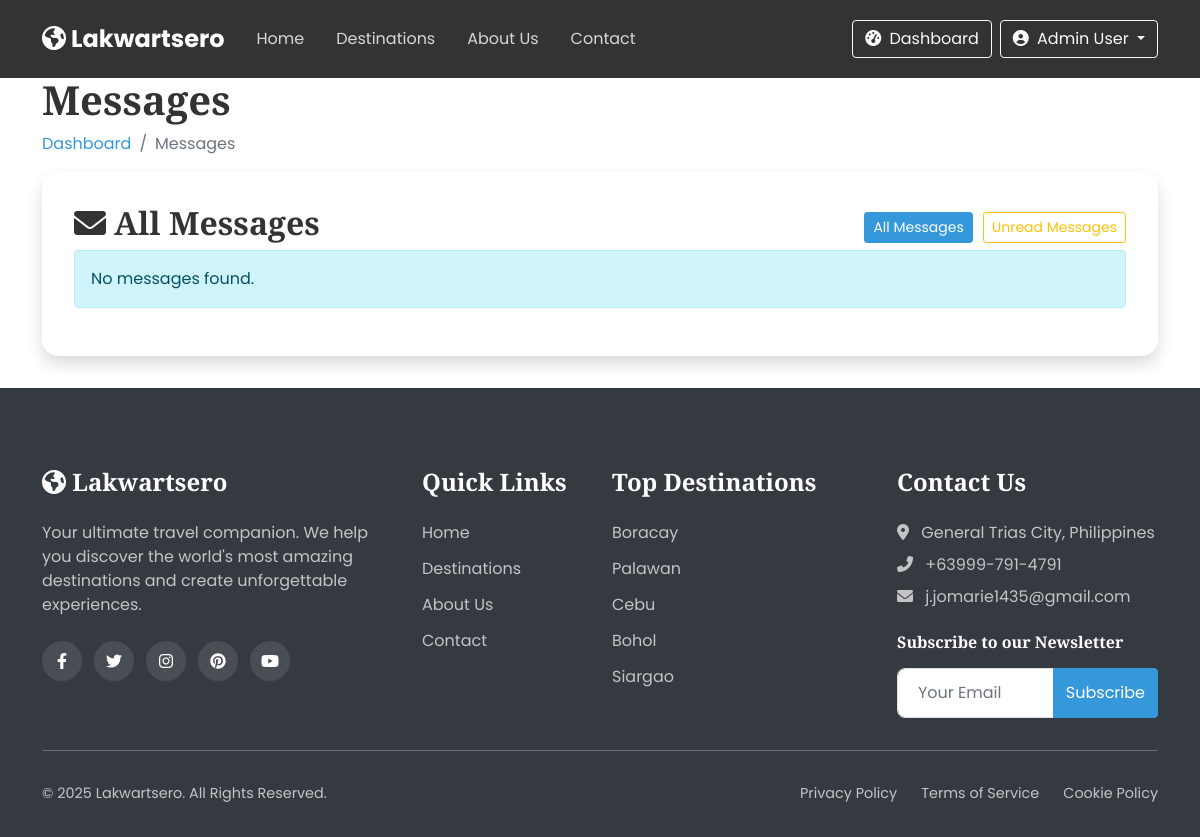
The app's page /messages.php (signed in), older data.
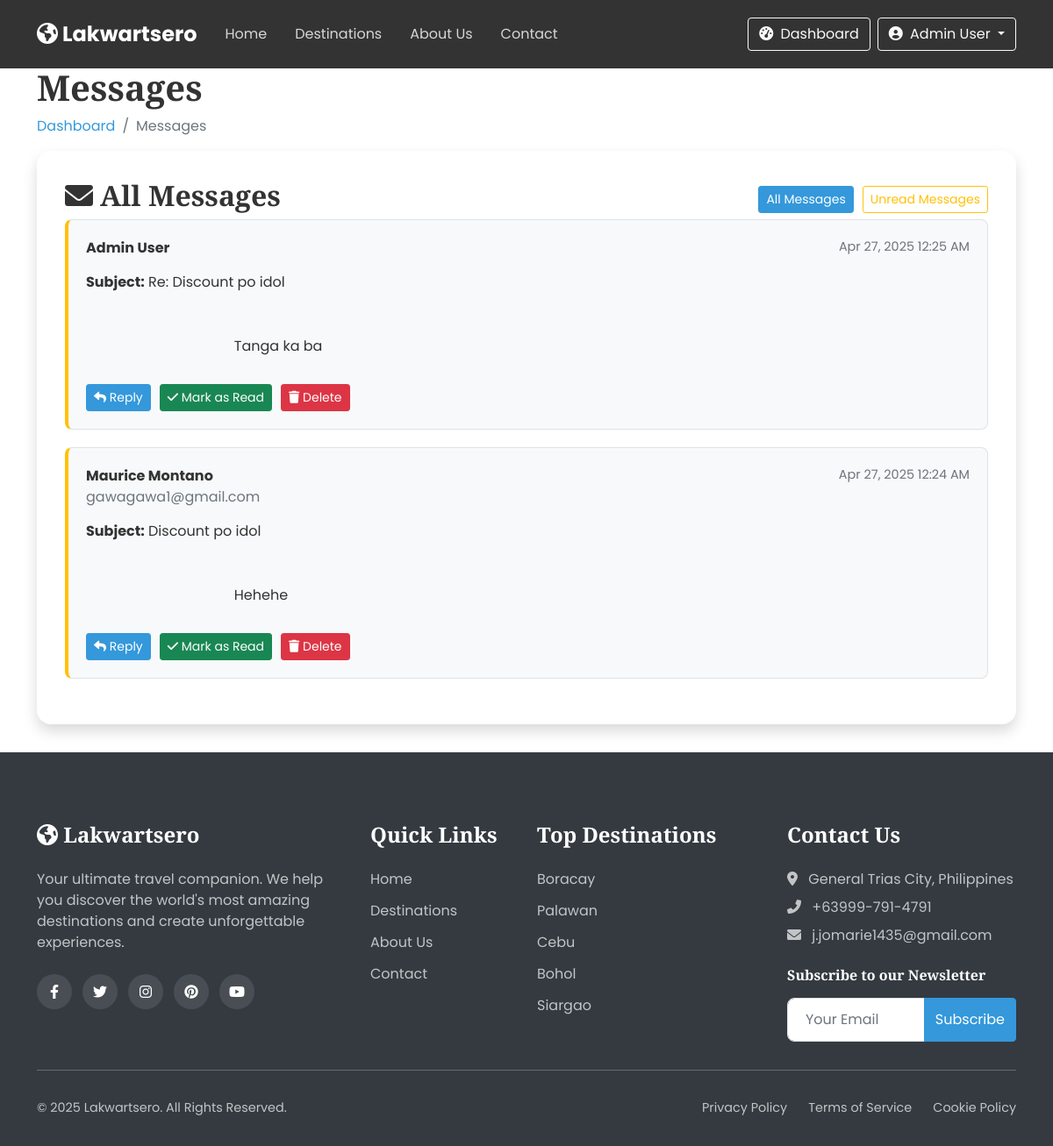
The same page, newer data.
### tables this page shows
CREATE TABLE `messages` (
  `id` int(11) NOT NULL,
  `user_id` int(11) DEFAULT NULL,
  `to_user_id` int(11) DEFAULT NULL,
  `name` varchar(100) NOT NULL,
  `email` varchar(255) DEFAULT NULL,
  `subject` varchar(200) DEFAULT NULL,
  `message` text NOT NULL,
  `status` enum('unread','read','replied') DEFAULT 'unread',
  `created_at` timestamp NOT NULL DEFAULT current_timestamp(),
  `replied_at` timestamp NULL DEFAULT NULL
);

CREATE TABLE `users` (
  `id` int(11) NOT NULL,
  `role_id` int(11) NOT NULL,
  `full_name` varchar(100) NOT NULL,
  `username` varchar(50) NOT NULL,
  `email` varchar(100) NOT NULL,
  `password` varchar(255) NOT NULL,
  `phone` varchar(20) DEFAULT NULL,
  `address` text DEFAULT NULL,
  `profile_img` varchar(255) DEFAULT 'default-user.jpg',
  `created_at` timestamp NOT NULL DEFAULT current_timestamp(),
  `updated_at` timestamp NOT NULL DEFAULT current_timestamp() ON UPDATE current_timestamp(),
  `status` enum('active','inactive','banned') DEFAULT 'active'
);

### messages.php (the view, shortened to what this page needs)
<?php
include 'includes/header.php';
$filter = isset($_GET['filter']) ? $_GET['filter'] : 'all';
$whereClause = $filter === 'unread' ? "WHERE status = 'unread'" : "";
$sql = "SELECT m.*, u.full_name as sender_name FROM messages m LEFT JOIN users u ON m.user_id = u.id $whereClause ORDER BY m.created_at DESC";
$result = $conn->query($sql);
$messages = [];
while ($row = $result->fetch_assoc()) {
    $messages[] = $row;
}
?>
<section class="dashboard-section">
    <div class="container">
        <div class="dashboard-header" data-aos="fade-up">
            <h1>Messages</h1>
            <nav aria-label="breadcrumb">
                <ol class="breadcrumb">
                    <li class="breadcrumb-item"><a href="admin-dashboard.php">Dashboard</a></li>
                    <li class="breadcrumb-item active">Messages</li>
                </ol>
            </nav>
        </div>
        <div class="dashboard-card" data-aos="fade-up">
            <div class="dashboard-card-header d-flex justify-content-between align-items-center">
                <h2><i class="fas fa-envelope me-2"></i>All Messages</h2>
                <div class="filter-buttons">
                    <a href="messages.php" class="btn btn-sm btn-<?php echo $filter === 'all' ? 'primary' : 'outline-primary'; ?>">All Messages</a>
                    <a href="messages.php?filter=unread" class="btn btn-sm btn-<?php echo $filter === 'unread' ? 'warning' : 'outline-warning'; ?>">Unread Messages</a>
                </div>
            </div>
            <div class="dashboard-card-body">
                <?php if (count($messages) > 0): ?>
                    <div class="message-list">
                        <?php foreach($messages as $message): ?>
                            <div class="message-item <?php echo $message['status'] === 'unread' ? 'unread' : ''; ?>">
                                <div class="message-header">
                                    <div class="message-sender">
                                        <strong><?php echo htmlspecialchars($message['sender_name'] ?? $message['name']); ?></strong>
                                        <span class="text-muted"><?php echo htmlspecialchars($message['email']); ?></span>
                                    </div>
                                    <div class="message-date">
                                        <?php echo date('M d, Y h:i A', strtotime($message['created_at'])); ?>
                                    </div>
                                </div>
                                <div class="message-subject">
                                    <strong>Subject:</strong> <?php echo htmlspecialchars($message['subject']); ?>
                                </div>
                                <div class="message-content">
                                    <?php echo nl2br(htmlspecialchars($message['message'])); ?>
                                </div>
                                <div class="message-actions mt-3">
                                    <button class="btn btn-sm btn-primary toggle-reply" data-message-id="<?php echo $message['id']; ?>">
                                        <i class="fas fa-reply"></i> Reply
                                    </button>
                                    <?php if ($message['status'] === 'unread'): ?>
                                        <form method="post" class="d-inline">
                                            <button type="submit" class="btn btn-sm btn-success">
                                                <i class="fas fa-check"></i> Mark as Read
                                            </button>
                                        </form>
                                    <?php endif; ?>
                                    <form method="post" class="d-inline" onsubmit="return confirm('Are you sure you want to delete this message?');">
                                        <button type="submit" class="btn btn-sm btn-danger">
                                            <i class="fas fa-trash"></i> Delete
                                        </button>
                                    </form>
                                </div>
                            </div>
                        <?php endforeach; ?>
                    </div>
                <?php else: ?>
                    <div class="alert alert-info">No messages found.</div>
                <?php endif; ?>
            </div>
        </div>
    </div>
</section>
<?php include 'includes/footer.php'; ?>

Row changes from the older to the newer data that the page shows:
added messages: user.full_name "Admin User", created_at "Apr 27, 2025 12:25 AM", subject "Re: Discount po idol", message "Tanga ka ba"
added messages: user.full_name "Maurice Montano", email "gawagawa1@gmail.com", created_at "Apr 27, 2025 12:24 AM", subject "Discount po idol", message "Hehehe"
Text that changed along with them:
text no longer shown: "No messages found."
